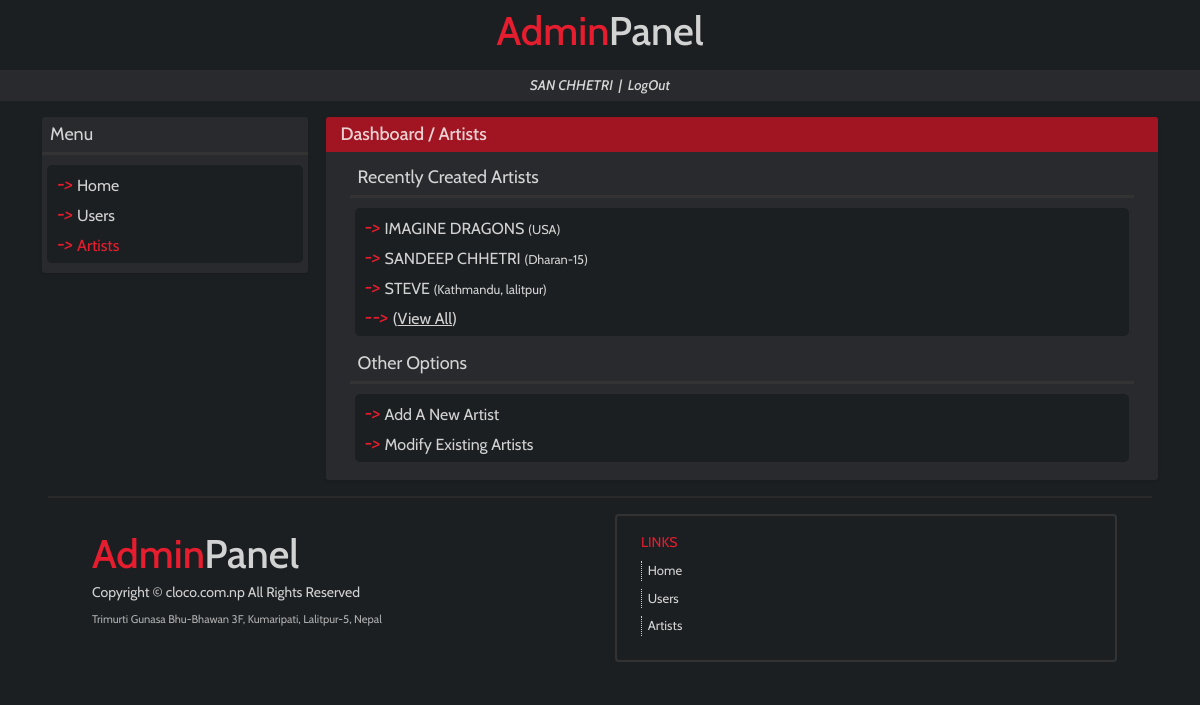
The page /dashboard/artists/ (signed in) on the database its author committed.
### musicRecord/models.py (models this page shows, shortened)
class Artist(models.Model):
    GENDER_CHOICES = (
        ('M', 'Male'),
        ('F', 'Female'),
        ('O', 'Other'),
    )
    name = models.CharField(max_length=50)
    dob = models.DateField()
    gender = models.CharField(max_length=1, choices=GENDER_CHOICES)
    address = models.CharField(max_length=50)
    first_release_date = models.DateField(null=True, blank=True)
    no_of_albums_released = models.IntegerField(default = 0)
    created_at = models.DateTimeField(auto_now_add=True)
    updated_at = models.DateTimeField(auto_now=True)

### musicRecord/views.py (the view)
# urls.py: path('artists/', views.artists, name='artists'),
def artists(request):
    if not request.user.is_authenticated:
        return redirect('/')
    else:
        artists = Artist.objects.all().order_by('-created_at')[:5]
        return render(request, 'artists/artists.html', {'activetab':'artists', 'user_name': user_name(request) ,'artists': artists})

### musicRecord/views.py (called while the page is built)
def user_name(request):
    return request.user.first_name.upper()+' '+request.user.last_name.upper()

### templates/artists/artists.html (shortened to what this page needs)
{% extends 'base.html' %}
{% block content %}
<div class="row mb-3">
    <div class="d-none d-lg-block col-sm-12 col-lg-3 px-4">
        <div class="row mb-3 main-box">
            <div class="sidebox-text px-2 py-1 mb-0">
              Menu
            </div>
            <div class="col-12 mt-0 pt-0" style="background:#333; height:3px;">
            </div>
            <div class="col-12 sidebox-menus">
              <div class="row sidebox-menu py-1">
                <div class="col-12 p-0 m-0" style="color:#e61d2f;">
                    <i>-> </i>
                      <a class="menu-options" href="{% url 'dashboard' %}">Home</a>
                    <br>
                </div>
                <div class="col-12 p-0 m-0" style="color:#e61d2f;">
                    <i>-> </i>
                      <a class="menu-options" href="{% url 'users' %}">Users</a>
                    <br>
                </div>
                <div class="col-12 p-0 m-0" style="color:#e61d2f;">
                    <i>-> </i>
                      <a class="menu-options {% if activetab == 'artists' %}activetab{% endif %}" href="{% url 'artists' %}">Artists</a>
                    <br>
                </div>
              </div>
            </div>
        </div>
    </div>
    <div class="col-sm-12 col-lg-9 px-4">
        <div class="row main-box">
            <div class="col-12 box-top py-1">
                <a class="link" href="{% url 'dashboard' %}">Dashboard</a> / <a class="link" href="{% url 'artists' %}">Artists</a>
            </div>
            <div class="col-12 box-content px-0 px-lg-4">
                <div class="mt-2">
                    <div class="sidebox-text px-2 py-1 mb-0">
                        <span class="link unselectable">Recently Created Artists</span>
                    </div>
                    <div class="col-12 mt-0 pt-0" style="background:#333; height:3px;">
                    </div>
                    <div class="col-12 sidebox-menus">
                        <div class="row sidebox-menu py-1">
                            {% for user in artists %}
                            <div class="col-12 p-0 m-0" style="color:#e61d2f;">
                                <i>-> </i>
                                <a class="menu-options" href="{% url 'artists' %}{{user.id}}">{{user.name.upper}} <span class="small">({{user.address}})</span></a>
                                <br>
                            </div>
                            {% endfor %}
                            <div class="col-12 p-0 m-0" style="color:#e61d2f;">
                                <i>--> </i>
                                <a class="menu-options u " href="{% url 'allartists' %}">(<u>View All</u>)</a>
                                <br>
                            </div>
                        </div>
                    </div>
                </div>
                <div class="pb-2">
                    <div class="sidebox-text px-2 py-1 mb-0">
                        <span class="link unselectable">Other Options</span>
                    </div>
                    <div class="col-12 mt-0 pt-0" style="background:#333; height:3px;">
                    </div>
                    <div class="col-12 sidebox-menus">
                        <div class="row sidebox-menu py-1">
                            <div class="col-12 p-0 m-0" style="color:#e61d2f;">
                                    <i>-> </i>
                                    <a class="menu-options" href="{% url 'createartist' %}">Add A New Artist</a>
                                    <br>
                            </div>
                            <div class="col-12 p-0 m-0" style="color:#e61d2f;">
                            <i>-> </i>
                                <a class="menu-options" href="{% url 'modifyartist' %}">Modify Existing Artists</a>
                            <br>
                            </div>
                        </div>
                    </div>
                </div>
            </div>
        </div>
    </div>
{% endblock %}

### rows shown on the page
Artist: name "IMAGINE DRAGONS", address "USA"
Artist: name "SANDEEP CHHETRI", address "Dharan-15"
Artist: name "STEVE", address "Kathmandu, lalitpur"

### other values the page prints
{{ user_name }} "SAN CHHETRI"
